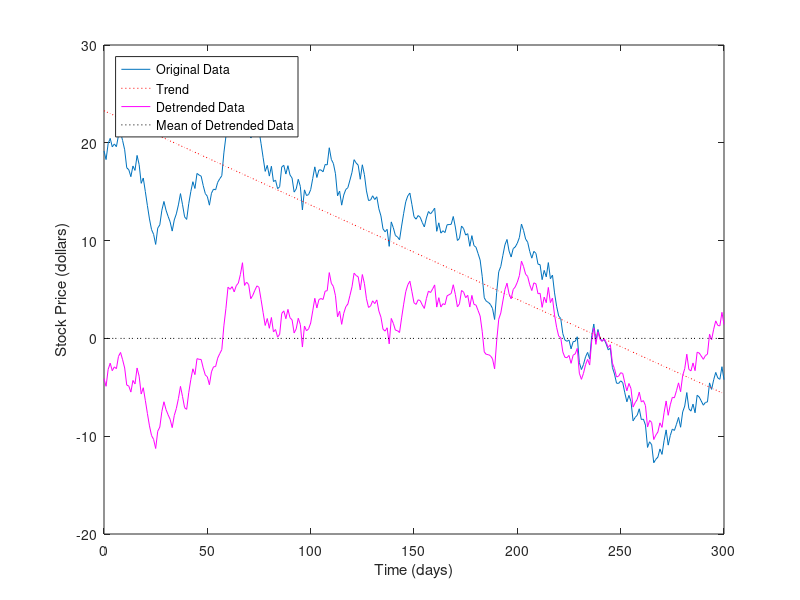

This chart was generated by the following MATLAB code:
##asdfjasdflj
#
t = 0:300;

dailyFluct = gallery('normaldata',size(t),2);
sdata = cumsum(dailyFluct) + 20 + t/100;
mean(sdata);
figure;
plot(t,sdata);
legend('Original Data','Location','northwest');
xlabel('Time (days)');
ylabel('Stock Price (dollars)');
detrend_sdata=detrend(sdata);
trend = sdata - detrend_sdata;
mean(detrend_sdata);
hold on;
plot(t,trend,':r');
plot(t,detrend_sdata,'m');
plot(t,zeros(size(t)),':k');
legend('Original Data','Trend','Detrended Data',...
       'Mean of Detrended Data','Location','northwest');
xlabel('Time (days)');
ylabel('Stock Price (dollars)');
